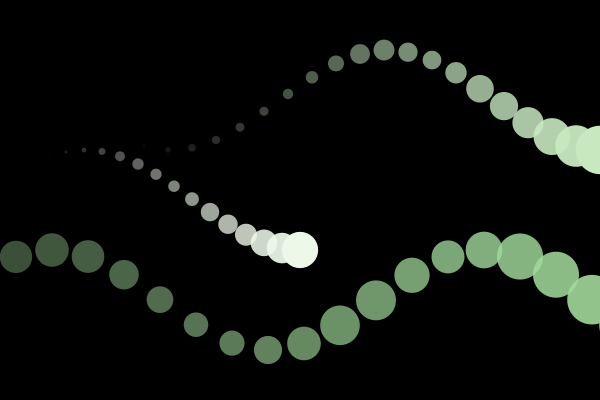
Frame 1 (no input)
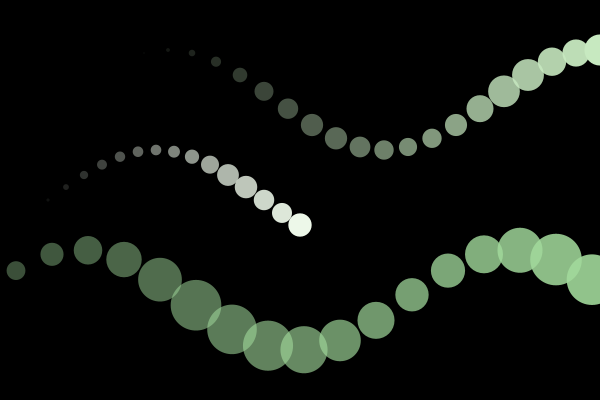
Frame 60 (the mouse pressed at the canvas centre just before this capture)
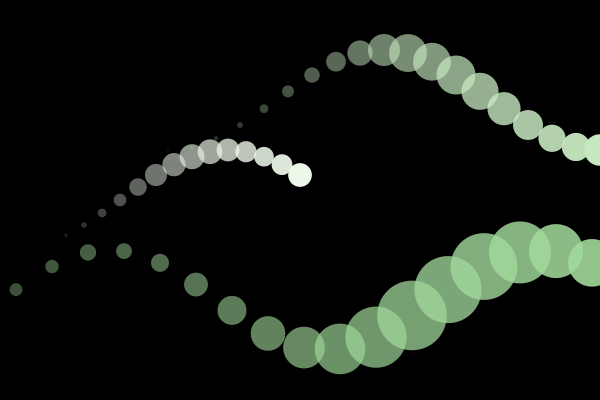
Frame 120 (the mouse held since frame 60 and released just before this capture)

The Processing sketch that drew these frames (run headless with seeded random() and noise(); from frame 60 on, the mouse is pressed at the canvas centre):

// Processing sketch: sizeNoise
// ── sizeNoise.pde
void setup() {
    size(600, 400);
    noStroke();
}

void draw() {
    background(0);
    nyoro(15, width / 2, height / 2, color(237, 248, 233), 1.0);
    nyoro(20, width, height / 4, color(199, 233, 192), 3.0);
    nyoro(30, width + 100, 3 * height / 4, color(161, 217, 155), 0.4);
}

void nyoro(int n, int x, int y, color c, float sp) {
    for (int i = 0; i < n; i++) {
        fill(c, (n - i) * 255 / n);
        ellipse(
            x - n * i * width / 500, 
            y + 50 * cos(radians(n * i + frameCount * sp)), 
            (n - i) * 4 * noise(float(i * 10 + frameCount) / 100), 
            (n - i) * 4 * noise(float(i * 10 + frameCount) / 100)
            );
    }
}
